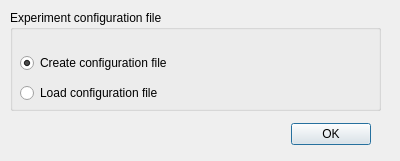
<?xml version="1.0" encoding="UTF-8"?>
<ui version="4.0">
 <class>Dialog</class>
 <widget class="QDialog" name="Dialog">
  <property name="geometry">
   <rect>
    <x>0</x>
    <y>0</y>
    <width>400</width>
    <height>161</height>
   </rect>
  </property>
  <property name="windowTitle">
   <string>Dialog</string>
  </property>
  <widget class="QGroupBox" name="groupBox">
   <property name="geometry">
    <rect>
     <x>10</x>
     <y>10</y>
     <width>371</width>
     <height>101</height>
    </rect>
   </property>
   <property name="title">
    <string>Experiment configuration file</string>
   </property>
   <widget class="QRadioButton" name="Create">
    <property name="geometry">
     <rect>
      <x>10</x>
      <y>40</y>
      <width>181</width>
      <height>26</height>
     </rect>
    </property>
    <property name="text">
     <string>Create configuration file</string>
    </property>
    <property name="checked">
     <bool>true</bool>
    </property>
   </widget>
   <widget class="QRadioButton" name="Load">
    <property name="geometry">
     <rect>
      <x>10</x>
      <y>70</y>
      <width>181</width>
      <height>26</height>
     </rect>
    </property>
    <property name="text">
     <string>Load configuration file</string>
    </property>
   </widget>
  </widget>
  <widget class="QDialogButtonBox" name="buttonBox">
   <property name="geometry">
    <rect>
     <x>285</x>
     <y>120</y>
     <width>91</width>
     <height>28</height>
    </rect>
   </property>
   <property name="orientation">
    <enum>Qt::Horizontal</enum>
   </property>
   <property name="standardButtons">
    <set>QDialogButtonBox::Ok</set>
   </property>
   <property name="centerButtons">
    <bool>true</bool>
   </property>
  </widget>
 </widget>
 <resources/>
 <connections/>
</ui>
